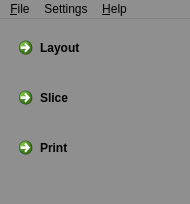
<?xml version="1.0" encoding="UTF-8"?>
<ui version="4.0">
 <class>MainWindow</class>
 <widget class="QMainWindow" name="MainWindow">
  <property name="geometry">
   <rect>
    <x>0</x>
    <y>0</y>
    <width>190</width>
    <height>204</height>
   </rect>
  </property>
  <property name="palette">
   <palette>
    <active>
     <colorrole role="Base">
      <brush brushstyle="SolidPattern">
       <color alpha="255">
        <red>255</red>
        <green>255</green>
        <blue>255</blue>
       </color>
      </brush>
     </colorrole>
     <colorrole role="Window">
      <brush brushstyle="SolidPattern">
       <color alpha="255">
        <red>143</red>
        <green>143</green>
        <blue>143</blue>
       </color>
      </brush>
     </colorrole>
    </active>
    <inactive>
     <colorrole role="Base">
      <brush brushstyle="SolidPattern">
       <color alpha="255">
        <red>255</red>
        <green>255</green>
        <blue>255</blue>
       </color>
      </brush>
     </colorrole>
     <colorrole role="Window">
      <brush brushstyle="SolidPattern">
       <color alpha="255">
        <red>143</red>
        <green>143</green>
        <blue>143</blue>
       </color>
      </brush>
     </colorrole>
    </inactive>
    <disabled>
     <colorrole role="Base">
      <brush brushstyle="SolidPattern">
       <color alpha="255">
        <red>143</red>
        <green>143</green>
        <blue>143</blue>
       </color>
      </brush>
     </colorrole>
     <colorrole role="Window">
      <brush brushstyle="SolidPattern">
       <color alpha="255">
        <red>143</red>
        <green>143</green>
        <blue>143</blue>
       </color>
      </brush>
     </colorrole>
    </disabled>
   </palette>
  </property>
  <property name="windowTitle">
   <string>B9Creator</string>
  </property>
  <property name="windowIcon">
   <iconset>
    <normaloff>:/B9Edit/icons/editoriconbright.png</normaloff>:/B9Edit/icons/editoriconbright.png</iconset>
  </property>
  <property name="toolTip">
   <string/>
  </property>
  <property name="statusTip">
   <string/>
  </property>
  <property name="whatsThis">
   <string/>
  </property>
  <widget class="QWidget" name="centralWidget">
   <property name="focusPolicy">
    <enum>Qt::NoFocus</enum>
   </property>
   <layout class="QGridLayout" name="gridLayout">
    <item row="0" column="0">
     <widget class="QCommandLinkButton" name="commandLayout">
      <property name="toolTip">
       <string>Prepare a Layout containing your 3D Model(s)</string>
      </property>
      <property name="statusTip">
       <string/>
      </property>
      <property name="text">
       <string>Layout</string>
      </property>
      <property name="checkable">
       <bool>true</bool>
      </property>
     </widget>
    </item>
    <item row="1" column="0">
     <widget class="QCommandLinkButton" name="commandSlice">
      <property name="toolTip">
       <string>Slice your 3D Layout in preparation for printing</string>
      </property>
      <property name="text">
       <string>Slice</string>
      </property>
      <property name="checkable">
       <bool>true</bool>
      </property>
     </widget>
    </item>
    <item row="2" column="0">
     <widget class="QCommandLinkButton" name="commandPrint">
      <property name="toolTip">
       <string>Select your Print Job and begin the printing process.</string>
      </property>
      <property name="text">
       <string>Print</string>
      </property>
      <property name="checkable">
       <bool>false</bool>
      </property>
     </widget>
    </item>
   </layout>
  </widget>
  <widget class="QStatusBar" name="statusBar">
   <property name="palette">
    <palette>
     <active>
      <colorrole role="WindowText">
       <brush brushstyle="SolidPattern">
        <color alpha="255">
         <red>117</red>
         <green>0</green>
         <blue>0</blue>
        </color>
       </brush>
      </colorrole>
     </active>
     <inactive>
      <colorrole role="WindowText">
       <brush brushstyle="SolidPattern">
        <color alpha="255">
         <red>117</red>
         <green>0</green>
         <blue>0</blue>
        </color>
       </brush>
      </colorrole>
     </inactive>
     <disabled>
      <colorrole role="WindowText">
       <brush brushstyle="SolidPattern">
        <color alpha="255">
         <red>120</red>
         <green>120</green>
         <blue>120</blue>
        </color>
       </brush>
      </colorrole>
     </disabled>
    </palette>
   </property>
   <property name="font">
    <font>
     <pointsize>9</pointsize>
    </font>
   </property>
   <property name="layoutDirection">
    <enum>Qt::RightToLeft</enum>
   </property>
   <property name="sizeGripEnabled">
    <bool>false</bool>
   </property>
  </widget>
  <widget class="QMenuBar" name="menuBar">
   <property name="geometry">
    <rect>
     <x>0</x>
     <y>0</y>
     <width>190</width>
     <height>23</height>
    </rect>
   </property>
   <property name="font">
    <font>
     <pointsize>9</pointsize>
    </font>
   </property>
   <property name="mouseTracking">
    <bool>true</bool>
   </property>
   <property name="focusPolicy">
    <enum>Qt::NoFocus</enum>
   </property>
   <property name="acceptDrops">
    <bool>true</bool>
   </property>
   <property name="statusTip">
    <string/>
   </property>
   <property name="styleSheet">
    <string notr="true"/>
   </property>
   <property name="defaultUp">
    <bool>false</bool>
   </property>
   <property name="nativeMenuBar">
    <bool>true</bool>
   </property>
   <widget class="QMenu" name="menuFile">
    <property name="focusPolicy">
     <enum>Qt::NoFocus</enum>
    </property>
    <property name="title">
     <string>&amp;File</string>
    </property>
    <addaction name="action_Layout"/>
    <addaction name="action_Slice"/>
    <addaction name="actionEdit_Job"/>
    <addaction name="action_Print"/>
    <addaction name="separator"/>
    <addaction name="actionExit"/>
   </widget>
   <widget class="QMenu" name="menuAbout">
    <property name="title">
     <string>&amp;Help</string>
    </property>
    <addaction name="actionB9Creator_Terminal_Utility"/>
    <addaction name="actionAbout_B9Creator"/>
   </widget>
   <widget class="QMenu" name="menuSettings">
    <property name="title">
     <string>Settings</string>
    </property>
    <addaction name="actionCheck_For_Updates"/>
    <addaction name="separator"/>
    <addaction name="actionMaterialsCatalog"/>
    <addaction name="action_Printer_Cycle_Settings"/>
    <addaction name="separator"/>
    <addaction name="actionBuild_Table"/>
    <addaction name="actionProjector"/>
   </widget>
   <addaction name="menuFile"/>
   <addaction name="menuSettings"/>
   <addaction name="menuAbout"/>
  </widget>
  <action name="actionSettings">
   <property name="text">
    <string>&amp;Settings...</string>
   </property>
  </action>
  <action name="actionAbout_B9Creator">
   <property name="text">
    <string>&amp;About B9Creator</string>
   </property>
  </action>
  <action name="actionIndex">
   <property name="text">
    <string>Index</string>
   </property>
  </action>
  <action name="actionMaterialsCatalog">
   <property name="text">
    <string>&amp;Materials Catalog...</string>
   </property>
  </action>
  <action name="actionExit">
   <property name="text">
    <string>E&amp;xit</string>
   </property>
   <property name="toolTip">
    <string>Exit</string>
   </property>
  </action>
  <action name="actionContents">
   <property name="enabled">
    <bool>false</bool>
   </property>
   <property name="text">
    <string>&amp;Contents</string>
   </property>
  </action>
  <action name="actionContext">
   <property name="text">
    <string>Context</string>
   </property>
   <property name="shortcut">
    <string>F1</string>
   </property>
  </action>
  <action name="actionExit_Open_Log_File">
   <property name="text">
    <string>Exit &amp;&amp; Open &amp;Log File</string>
   </property>
  </action>
  <action name="actionB9Creator_Terminal_Utility">
   <property name="text">
    <string>B9Creator &amp;Terminal Utility...</string>
   </property>
   <property name="toolTip">
    <string>Monitor Serial Communications</string>
   </property>
   <property name="shortcutContext">
    <enum>Qt::WindowShortcut</enum>
   </property>
   <property name="visible">
    <bool>true</bool>
   </property>
  </action>
  <action name="actionCheck_For_Updates">
   <property name="text">
    <string>Check For &amp;Updates</string>
   </property>
  </action>
  <action name="actionEdit_Job">
   <property name="text">
    <string>&amp;Edit...</string>
   </property>
  </action>
  <action name="action_Printer_Cycle_Settings">
   <property name="text">
    <string>Printer &amp;Cycle Settings...</string>
   </property>
  </action>
  <action name="action_Layout">
   <property name="text">
    <string>&amp;Layout...</string>
   </property>
  </action>
  <action name="action_Slice">
   <property name="text">
    <string>&amp;Slice...</string>
   </property>
  </action>
  <action name="action_Print">
   <property name="text">
    <string>&amp;Print...</string>
   </property>
  </action>
  <action name="actionBuild_Table">
   <property name="text">
    <string>Calibrate &amp;Build Table...</string>
   </property>
  </action>
  <action name="actionProjector">
   <property name="text">
    <string>Calibrate &amp;Projector...</string>
   </property>
  </action>
 </widget>
 <layoutdefault spacing="6" margin="11"/>
 <resources/>
 <connections>
  <connection>
   <sender>actionExit_Open_Log_File</sender>
   <signal>triggered()</signal>
   <receiver>MainWindow</receiver>
   <slot>showLogAndExit()</slot>
   <hints>
    <hint type="sourcelabel">
     <x>-1</x>
     <y>-1</y>
    </hint>
    <hint type="destinationlabel">
     <x>101</x>
     <y>120</y>
    </hint>
   </hints>
  </connection>
  <connection>
   <sender>actionExit</sender>
   <signal>triggered()</signal>
   <receiver>MainWindow</receiver>
   <slot>close()</slot>
   <hints>
    <hint type="sourcelabel">
     <x>-1</x>
     <y>-1</y>
    </hint>
    <hint type="destinationlabel">
     <x>101</x>
     <y>120</y>
    </hint>
   </hints>
  </connection>
  <connection>
   <sender>actionB9Creator_Terminal_Utility</sender>
   <signal>triggered()</signal>
   <receiver>MainWindow</receiver>
   <slot>showTerminal()</slot>
   <hints>
    <hint type="sourcelabel">
     <x>-1</x>
     <y>-1</y>
    </hint>
    <hint type="destinationlabel">
     <x>101</x>
     <y>120</y>
    </hint>
   </hints>
  </connection>
  <connection>
   <sender>actionContents</sender>
   <signal>triggered()</signal>
   <receiver>MainWindow</receiver>
   <slot>showHelp()</slot>
   <hints>
    <hint type="sourcelabel">
     <x>-1</x>
     <y>-1</y>
    </hint>
    <hint type="destinationlabel">
     <x>101</x>
     <y>120</y>
    </hint>
   </hints>
  </connection>
  <connection>
   <sender>actionMaterialsCatalog</sender>
   <signal>triggered()</signal>
   <receiver>MainWindow</receiver>
   <slot>showCatalog()</slot>
   <hints>
    <hint type="sourcelabel">
     <x>-1</x>
     <y>-1</y>
    </hint>
    <hint type="destinationlabel">
     <x>101</x>
     <y>120</y>
    </hint>
   </hints>
  </connection>
  <connection>
   <sender>actionAbout_B9Creator</sender>
   <signal>triggered()</signal>
   <receiver>MainWindow</receiver>
   <slot>showAbout()</slot>
   <hints>
    <hint type="sourcelabel">
     <x>-1</x>
     <y>-1</y>
    </hint>
    <hint type="destinationlabel">
     <x>101</x>
     <y>120</y>
    </hint>
   </hints>
  </connection>
  <connection>
   <sender>actionEdit_Job</sender>
   <signal>triggered()</signal>
   <receiver>MainWindow</receiver>
   <slot>showEdit()</slot>
   <hints>
    <hint type="sourcelabel">
     <x>-1</x>
     <y>-1</y>
    </hint>
    <hint type="destinationlabel">
     <x>94</x>
     <y>119</y>
    </hint>
   </hints>
  </connection>
  <connection>
   <sender>action_Printer_Cycle_Settings</sender>
   <signal>triggered()</signal>
   <receiver>MainWindow</receiver>
   <slot>showPrinterCycles()</slot>
   <hints>
    <hint type="sourcelabel">
     <x>-1</x>
     <y>-1</y>
    </hint>
    <hint type="destinationlabel">
     <x>94</x>
     <y>101</y>
    </hint>
   </hints>
  </connection>
  <connection>
   <sender>action_Layout</sender>
   <signal>triggered()</signal>
   <receiver>MainWindow</receiver>
   <slot>showLayout()</slot>
   <hints>
    <hint type="sourcelabel">
     <x>-1</x>
     <y>-1</y>
    </hint>
    <hint type="destinationlabel">
     <x>94</x>
     <y>101</y>
    </hint>
   </hints>
  </connection>
  <connection>
   <sender>action_Slice</sender>
   <signal>triggered()</signal>
   <receiver>MainWindow</receiver>
   <slot>showSlice()</slot>
   <hints>
    <hint type="sourcelabel">
     <x>-1</x>
     <y>-1</y>
    </hint>
    <hint type="destinationlabel">
     <x>94</x>
     <y>101</y>
    </hint>
   </hints>
  </connection>
  <connection>
   <sender>action_Print</sender>
   <signal>triggered()</signal>
   <receiver>MainWindow</receiver>
   <slot>showPrint()</slot>
   <hints>
    <hint type="sourcelabel">
     <x>-1</x>
     <y>-1</y>
    </hint>
    <hint type="destinationlabel">
     <x>94</x>
     <y>101</y>
    </hint>
   </hints>
  </connection>
  <connection>
   <sender>actionBuild_Table</sender>
   <signal>triggered()</signal>
   <receiver>MainWindow</receiver>
   <slot>showCalibrateBuildTable()</slot>
   <hints>
    <hint type="sourcelabel">
     <x>-1</x>
     <y>-1</y>
    </hint>
    <hint type="destinationlabel">
     <x>94</x>
     <y>101</y>
    </hint>
   </hints>
  </connection>
  <connection>
   <sender>actionProjector</sender>
   <signal>triggered()</signal>
   <receiver>MainWindow</receiver>
   <slot>showCalibrateProjector()</slot>
   <hints>
    <hint type="sourcelabel">
     <x>-1</x>
     <y>-1</y>
    </hint>
    <hint type="destinationlabel">
     <x>94</x>
     <y>101</y>
    </hint>
   </hints>
  </connection>
 </connections>
 <slots>
  <slot>myOpen()</slot>
  <slot>myClose()</slot>
  <slot>showLogAndExit()</slot>
  <slot>showTerminal()</slot>
  <slot>showHelp()</slot>
  <slot>showCatalog()</slot>
  <slot>showPrintWiz()</slot>
  <slot>showAbout()</slot>
  <slot>CheckForUpdates()</slot>
  <slot>showEdit()</slot>
  <slot>showPrinterCycles()</slot>
  <slot>showLayout()</slot>
  <slot>showSlice()</slot>
  <slot>showPrint()</slot>
  <slot>showCalibrateBuildTable()</slot>
  <slot>isConnected()</slot>
  <slot>showCalibrateProjector()</slot>
 </slots>
</ui>
